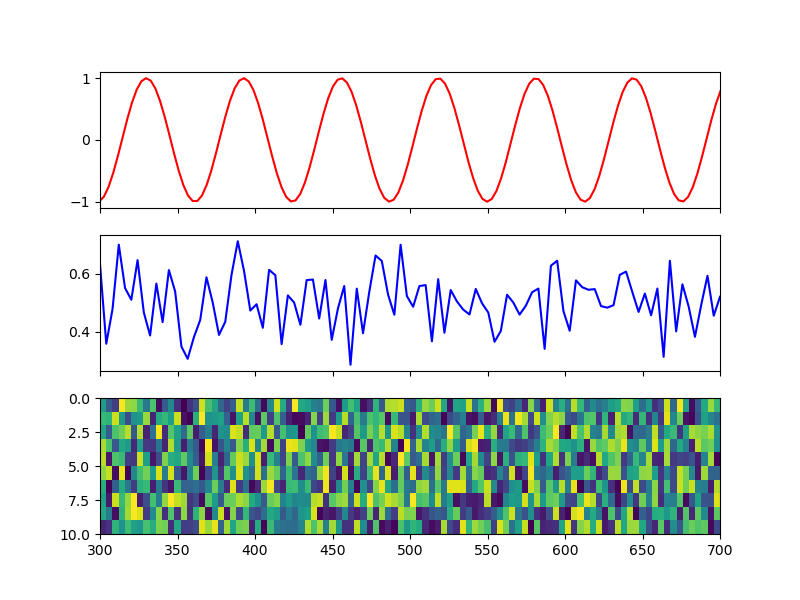

Write Python code to recreate this figure.
import matplotlib.pyplot as plt
import numpy as np

strip = np.random.rand(10, 100)
profile = np.mean(strip, axis=0)
wls = np.linspace(300, 700, 100)
ref_spec_wls = np.linspace(200, 800, 200)
ref_spec_y = np.sin(ref_spec_wls/10)

fig, (ax_star, ax_prof, ax_strip) = plt.subplots(3, 1, figsize=(8, 6), sharex=True)

ax_star.plot(ref_spec_wls, ref_spec_y, 'r-')
ax_prof.plot(wls, profile, 'b-')

extent = [wls[0], wls[-1], strip.shape[0], 0]
ax_strip.imshow(strip, aspect='auto', extent=extent)

ax_star.set_xlim(wls[0], wls[-1])

plt.savefig('test_sharex.png')
print("Done")
